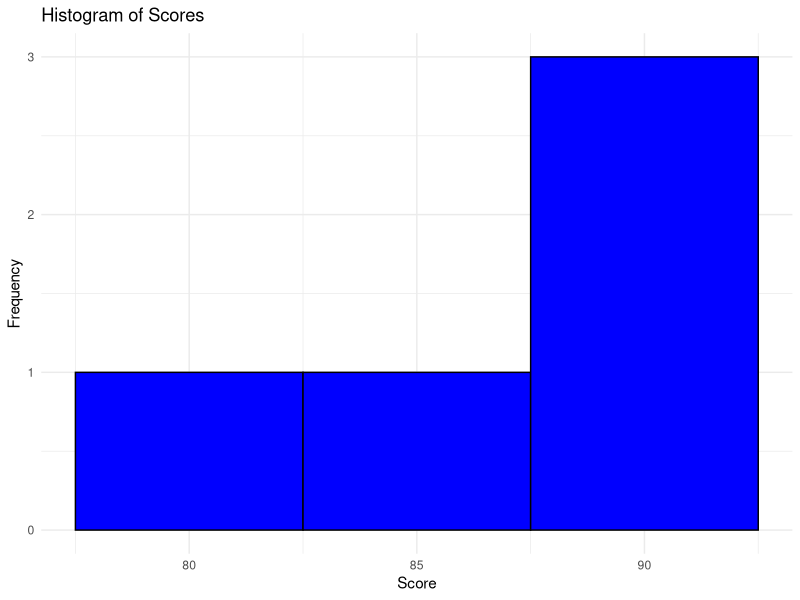
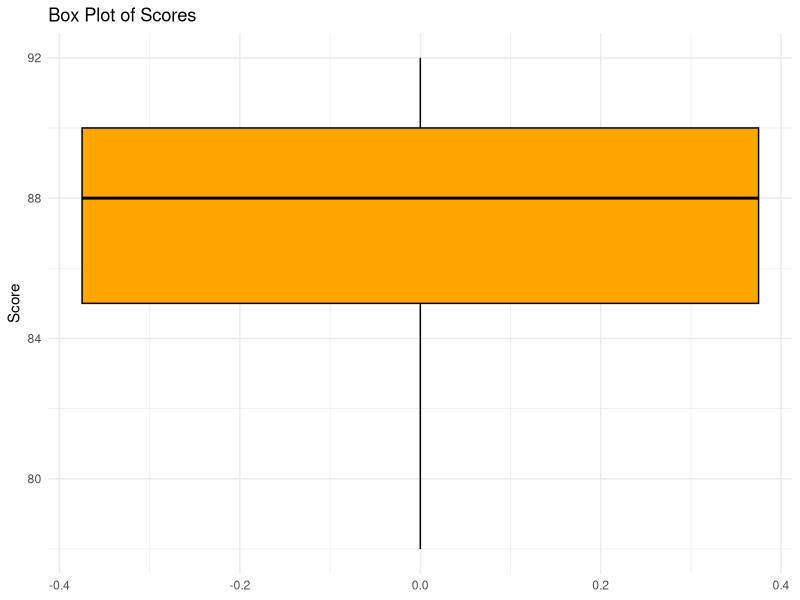
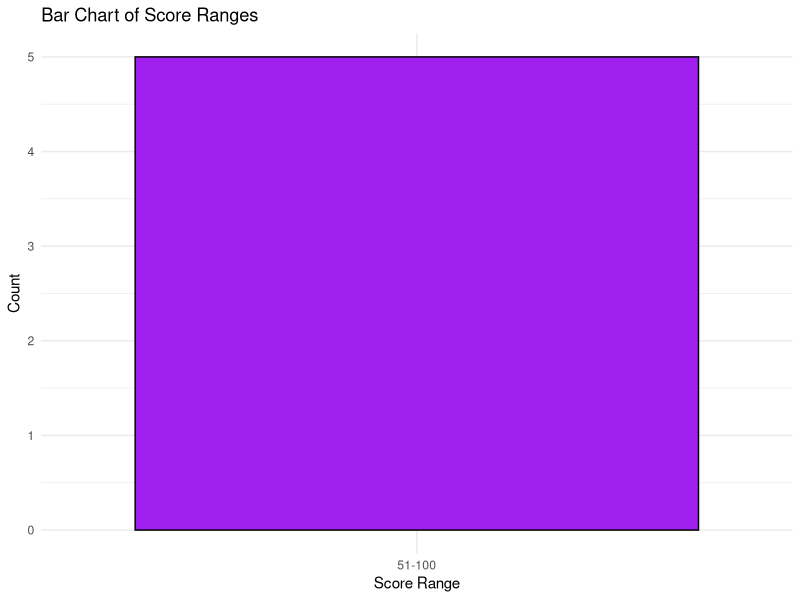
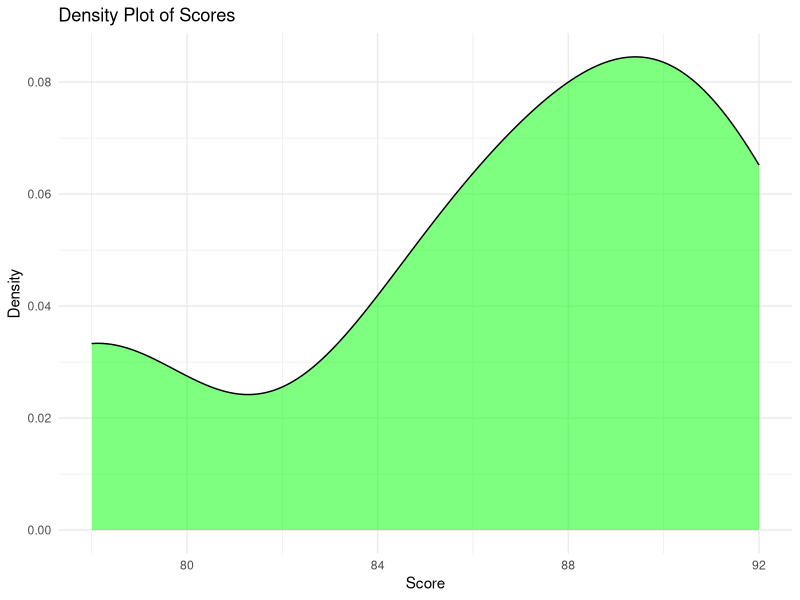
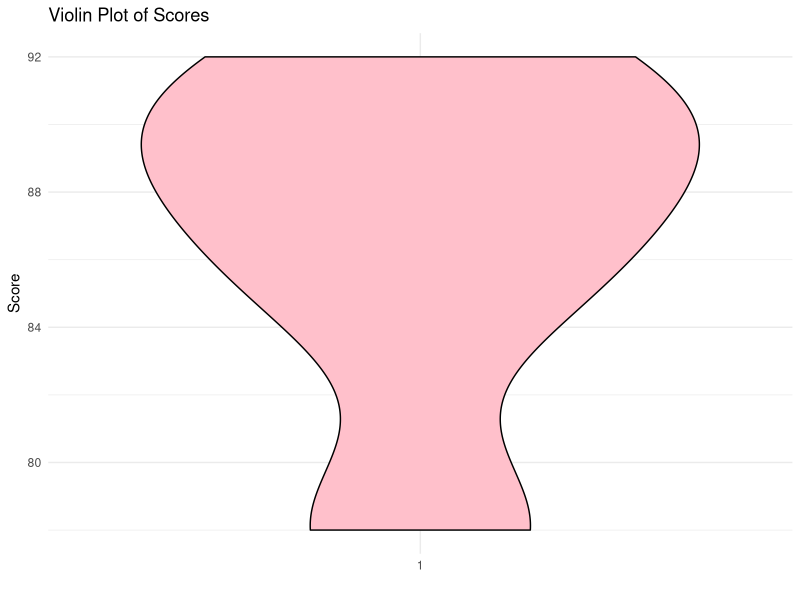

These charts were generated, in order, by the following R code:
library(ggplot2)
library(dplyr)

# Create the data frame
data <- data.frame(
  ID = c(1, 2, 3, 4, 5),
  Score = c(85, 92, 78, 88, 90)
)

# Histogram of Score
ggplot(data, aes(x = Score)) +
  geom_histogram(binwidth = 5, fill = "blue", color = "black") +
  ggtitle("Histogram of Scores") +
  xlab("Score") +
  ylab("Frequency") +
  theme_minimal()

# Box plot of Score
ggplot(data, aes(y = Score)) +
  geom_boxplot(fill = "orange", color = "black") +
  ggtitle("Box Plot of Scores") +
  ylab("Score") +
  theme_minimal()

# Bar chart of score ranges
data <- data %>%
  mutate(Score_Range = cut(Score, breaks = c(0, 50, 100), labels = c("0-50", "51-100")))

ggplot(data, aes(x = Score_Range)) +
  geom_bar(fill = "purple", color = "black") +
  ggtitle("Bar Chart of Score Ranges") +
  xlab("Score Range") +
  ylab("Count") +
  theme_minimal()

# Density plot of Score
ggplot(data, aes(x = Score)) +
  geom_density(fill = "green", alpha = 0.5) +
  ggtitle("Density Plot of Scores") +
  xlab("Score") +
  ylab("Density") +
  theme_minimal()

# Violin plot of Score
ggplot(data, aes(x = factor(1), y = Score)) +
  geom_violin(fill = "pink", color = "black") +
  ggtitle("Violin Plot of Scores") +
  xlab("") +
  ylab("Score") +
  theme_minimal()